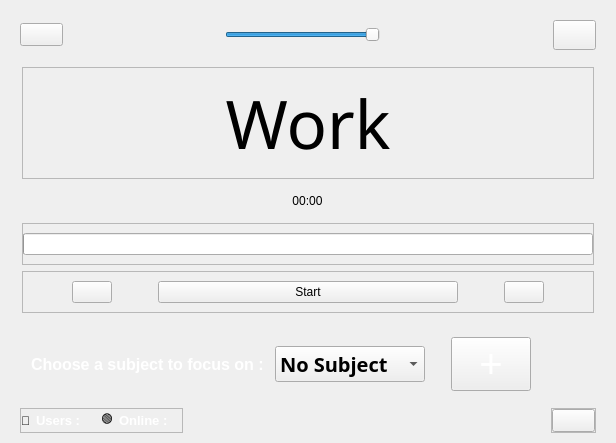
         <widget class="QWidget" name="pomoFocusPage">
          <layout class="QVBoxLayout" name="verticalLayout_9" stretch="0,3,0">
           <property name="leftMargin">
            <number>20</number>
           </property>
           <property name="topMargin">
            <number>20</number>
           </property>
           <property name="rightMargin">
            <number>20</number>
           </property>
           <property name="bottomMargin">
            <number>10</number>
           </property>
           <item alignment="Qt::AlignTop">
            <widget class="QWidget" name="widget_7" native="true">
             <layout class="QHBoxLayout" name="horizontalLayout_6">
              <property name="leftMargin">
               <number>0</number>
              </property>
              <property name="topMargin">
               <number>0</number>
              </property>
              <property name="rightMargin">
               <number>0</number>
              </property>
              <property name="bottomMargin">
               <number>0</number>
              </property>
              <item alignment="Qt::AlignLeft">
               <widget class="QWidget" name="widget_3" native="true">
                <property name="minimumSize">
                 <size>
                  <width>0</width>
                  <height>30</height>
                 </size>
                </property>
                <layout class="QVBoxLayout" name="verticalLayout_4">
                 <property name="spacing">
                  <number>7</number>
                 </property>
                 <property name="leftMargin">
                  <number>0</number>
                 </property>
                 <property name="topMargin">
                  <number>0</number>
                 </property>
                 <property name="rightMargin">
                  <number>0</number>
                 </property>
                 <property name="bottomMargin">
                  <number>0</number>
                 </property>
                 <item>
                  <widget class="QPushButton" name="fullScreenButton">
                   <property name="maximumSize">
                    <size>
                     <width>16777215</width>
                     <height>16777215</height>
                    </size>
                   </property>
                   <property name="font">
                    <font>
                     <pointsize>10</pointsize>
                     <weight>75</weight>
                     <bold>true</bold>
                    </font>
                   </property>
                   <property name="focusPolicy">
                    <enum>Qt::NoFocus</enum>
                   </property>
                   <property name="styleSheet">
                    <string notr="true">color: white</string>
                   </property>
                   <property name="text">
                    <string/>
                   </property>
                   <property name="icon">
                    <iconset resource="../resources_from_qt.qrc">
                     <normaloff>:/newPrefix/images/icons/expand.png</normaloff>:/newPrefix/images/icons/expand.png</iconset>
                   </property>
                  </widget>
                 </item>
                </layout>
               </widget>
              </item>
              <item>
               <spacer name="horizontalSpacer_7">
                <property name="orientation">
                 <enum>Qt::Horizontal</enum>
                </property>
                <property name="sizeHint" stdset="0">
                 <size>
                  <width>40</width>
                  <height>20</height>
                 </size>
                </property>
               </spacer>
              </item>
              <item>
               <widget class="QSlider" name="visibilitySlider">
                <property name="focusPolicy">
                 <enum>Qt::NoFocus</enum>
                </property>
                <property name="minimum">
                 <number>35</number>
                </property>
                <property name="value">
                 <number>99</number>
                </property>
                <property name="orientation">
                 <enum>Qt::Horizontal</enum>
                </property>
               </widget>
              </item>
              <item>
               <spacer name="horizontalSpacer_8">
                <property name="orientation">
                 <enum>Qt::Horizontal</enum>
                </property>
                <property name="sizeHint" stdset="0">
                 <size>
                  <width>40</width>
                  <height>20</height>
                 </size>
                </property>
               </spacer>
              </item>
              <item alignment="Qt::AlignRight">
               <widget class="QWidget" name="widget_6" native="true">
                <layout class="QVBoxLayout" name="verticalLayout_10">
                 <property name="leftMargin">
                  <number>11</number>
                 </property>
                 <property name="topMargin">
                  <number>0</number>
                 </property>
                 <property name="rightMargin">
                  <number>0</number>
                 </property>
                 <property name="bottomMargin">
                  <number>0</number>
                 </property>
                 <item>
                  <widget class="QPushButton" name="fixedWindowButton">
                   <property name="enabled">
                    <bool>true</bool>
                   </property>
                   <property name="minimumSize">
                    <size>
                     <width>0</width>
                     <height>30</height>
                    </size>
                   </property>
                   <property name="maximumSize">
                    <size>
                     <width>16777215</width>
                     <height>16777215</height>
                    </size>
                   </property>
                   <property name="font">
                    <font>
                     <pointsize>10</pointsize>
                     <weight>75</weight>
                     <bold>true</bold>
                    </font>
                   </property>
                   <property name="focusPolicy">
                    <enum>Qt::NoFocus</enum>
                   </property>
                   <property name="styleSheet">
                    <string notr="true">color: white</string>
                   </property>
                   <property name="text">
                    <string/>
                   </property>
                   <property name="icon">
                    <iconset resource="../resources_from_qt.qrc">
                     <normaloff>:/newPrefix/images/icons/forward.png</normaloff>:/newPrefix/images/icons/forward.png</iconset>
                   </property>
                   <property name="checkable">
                    <bool>false</bool>
                   </property>
                  </widget>
                 </item>
                </layout>
               </widget>
              </item>
             </layout>
            </widget>
           </item>
           <item>
            <widget class="QWidget" name="widget_4" native="true">
             <property name="styleSheet">
              <string notr="true"/>
             </property>
             <layout class="QHBoxLayout" name="horizontalLayout_3" stretch="3">
              <property name="leftMargin">
               <number>0</number>
              </property>
              <property name="topMargin">
               <number>0</number>
              </property>
              <property name="rightMargin">
               <number>0</number>
              </property>
              <property name="bottomMargin">
               <number>0</number>
              </property>
              <item>
               <widget class="QWidget" name="pomoContainer" native="true">
                <layout class="QVBoxLayout" name="verticalLayout_13" stretch="4,1">
                 <property name="leftMargin">
                  <number>2</number>
                 </property>
                 <property name="topMargin">
                  <number>2</number>
                 </property>
                 <property name="rightMargin">
                  <number>2</number>
                 </property>
                 <property name="bottomMargin">
                  <number>2</number>
                 </property>
                 <item>
                  <widget class="QWidget" name="clockContainer" native="true">
                   <property name="styleSheet">
                    <string notr="true"/>
                   </property>
                   <layout class="QVBoxLayout" name="verticalLayout_7">
                    <property name="leftMargin">
                     <number>0</number>
                    </property>
                    <property name="rightMargin">
                     <number>0</number>
                    </property>
                    <item>
                     <widget class="QFrame" name="frame_3">
                      <property name="frameShape">
                       <enum>QFrame::StyledPanel</enum>
                      </property>
                      <property name="frameShadow">
                       <enum>QFrame::Raised</enum>
                      </property>
                      <layout class="QHBoxLayout" name="horizontalLayout_2">
                       <item>
                        <widget class="QLabel" name="pomoStateLabel">
                         <property name="font">
                          <font>
                           <family>Segoe UI Black</family>
                           <pointsize>50</pointsize>
                           <weight>10</weight>
                           <italic>false</italic>
                           <bold>false</bold>
                          </font>
                         </property>
                         <property name="text">
                          <string>Work</string>
                         </property>
                         <property name="alignment">
                          <set>Qt::AlignCenter</set>
                         </property>
                        </widget>
                       </item>
                      </layout>
                     </widget>
                    </item>
                    <item alignment="Qt::AlignHCenter">
                     <widget class="QFrame" name="frame_4">
                      <property name="minimumSize">
                       <size>
                        <width>0</width>
                        <height>0</height>
                       </size>
                      </property>
                      <property name="styleSheet">
                       <string notr="true"/>
                      </property>
                      <property name="frameShape">
                       <enum>QFrame::NoFrame</enum>
                      </property>
                      <property name="frameShadow">
                       <enum>QFrame::Raised</enum>
                      </property>
                      <layout class="QVBoxLayout" name="verticalLayout_8">
                       <item>
                        <widget class="QLabel" name="timerLabel">
                         <property name="styleSheet">
                          <string notr="true"/>
                         </property>
                         <property name="text">
                          <string>00:00</string>
                         </property>
                         <property name="scaledContents">
                          <bool>true</bool>
                         </property>
                         <property name="alignment">
                          <set>Qt::AlignCenter</set>
                         </property>
                         <property name="wordWrap">
                          <bool>true</bool>
                         </property>
                        </widget>
                       </item>
                      </layout>
                     </widget>
                    </item>
                    <item>
                     <widget class="QFrame" name="progressBarWidget">
                      <property name="frameShape">
                       <enum>QFrame::StyledPanel</enum>
                      </property>
                      <property name="frameShadow">
                       <enum>QFrame::Raised</enum>
                      </property>
                      <layout class="QVBoxLayout" name="verticalLayout_11">
                       <property name="leftMargin">
                        <number>0</number>
                       </property>
                       <property name="rightMargin">
                        <number>0</number>
                       </property>
                       <item>
                        <widget class="QProgressBar" name="progressBar">
                         <property name="value">
                          <number>0</number>
                         </property>
                         <property name="textVisible">
                          <bool>false</bool>
                         </property>
                        </widget>
                       </item>
                      </layout>
                     </widget>
                    </item>
                    <item>
                     <widget class="QFrame" name="buttonsFrame">
                      <property name="frameShape">
                       <enum>QFrame::StyledPanel</enum>
                      </property>
                      <property name="frameShadow">
                       <enum>QFrame::Raised</enum>
                      </property>
                      <layout class="QHBoxLayout" name="horizontalLayout_7">
                       <item>
                        <spacer name="horizontalSpacer_5">
                         <property name="orientation">
                          <enum>Qt::Horizontal</enum>
                         </property>
                         <property name="sizeHint" stdset="0">
                          <size>
                           <width>40</width>
                           <height>20</height>
                          </size>
                         </property>
                        </spacer>
                       </item>
                       <item>
                        <widget class="QPushButton" name="pomoSettingsButton">
                         <property name="focusPolicy">
                          <enum>Qt::NoFocus</enum>
                         </property>
                         <property name="text">
                          <string/>
                         </property>
                         <property name="icon">
                          <iconset resource="../resources_from_qt.qrc">
                           <normaloff>:/newPrefix/images/icons/settings.png</normaloff>:/newPrefix/images/icons/settings.png</iconset>
                         </property>
                         <property name="iconSize">
                          <size>
                           <width>50</width>
                           <height>50</height>
                          </size>
                         </property>
                        </widget>
                       </item>
                       <item>
                        <spacer name="horizontalSpacer_2">
                         <property name="orientation">
                          <enum>Qt::Horizontal</enum>
                         </property>
                         <property name="sizeHint" stdset="0">
                          <size>
                           <width>40</width>
                           <height>20</height>
                          </size>
                         </property>
                        </spacer>
                       </item>
                       <item>
                        <widget class="QPushButton" name="startStopButton">
                         <property name="minimumSize">
                          <size>
                           <width>300</width>
                           <height>0</height>
                          </size>
                         </property>
                         <property name="text">
                          <string>Start</string>
                         </property>
                        </widget>
                       </item>
                       <item>
                        <spacer name="horizontalSpacer_3">
                         <property name="orientation">
                          <enum>Qt::Horizontal</enum>
                         </property>
                         <property name="sizeHint" stdset="0">
                          <size>
                           <width>40</width>
                           <height>20</height>
                          </size>
                         </property>
                        </spacer>
                       </item>
                       <item>
                        <widget class="QPushButton" name="skipButton">
                         <property name="focusPolicy">
                          <enum>Qt::NoFocus</enum>
                         </property>
                         <property name="text">
                          <string/>
                         </property>
                         <property name="icon">
                          <iconset resource="../resources_from_qt.qrc">
                           <normaloff>:/newPrefix/images/icons/next.png</normaloff>:/newPrefix/images/icons/next.png</iconset>
                         </property>
                         <property name="iconSize">
                          <size>
                           <width>50</width>
                           <height>50</height>
                          </size>
                         </property>
                        </widget>
                       </item>
                       <item>
                        <spacer name="horizontalSpacer_4">
                         <property name="orientation">
                          <enum>Qt::Horizontal</enum>
                         </property>
                         <property name="sizeHint" stdset="0">
                          <size>
                           <width>40</width>
                           <height>20</height>
                          </size>
                         </property>
                        </spacer>
                       </item>
                      </layout>
                     </widget>
                    </item>
                   </layout>
                  </widget>
                 </item>
                 <item>
                  <widget class="QWidget" name="bottomWidget" native="true">
                   <layout class="QHBoxLayout" name="horizontalLayout_5" stretch="0,0,0,0">
                    <item>
                     <widget class="QLabel" name="pomoSubjectLabel">
                      <property name="font">
                       <font>
                        <pointsize>12</pointsize>
                        <weight>75</weight>
                        <bold>true</bold>
                       </font>
                      </property>
                      <property name="styleSheet">
                       <string notr="true">color: white</string>
                      </property>
                      <property name="text">
                       <string>Choose a subject to focus on : </string>
                      </property>
                     </widget>
                    </item>
                    <item>
                     <widget class="QComboBox" name="subjectsComboBox">
                      <property name="minimumSize">
                       <size>
                        <width>150</width>
                        <height>0</height>
                       </size>
                      </property>
                      <property name="font">
                       <font>
                        <family>Segoe Print</family>
                        <pointsize>15</pointsize>
                        <weight>75</weight>
                        <italic>false</italic>
                        <bold>true</bold>
                        <underline>false</underline>
                       </font>
                      </property>
                      <property name="focusPolicy">
                       <enum>Qt::NoFocus</enum>
                      </property>
                      <property name="editable">
                       <bool>false</bool>
                      </property>
                      <item>
                       <property name="text">
                        <string>No Subject</string>
                       </property>
                      </item>
                     </widget>
                    </item>
                    <item>
                     <spacer name="horizontalSpacer">
                      <property name="orientation">
                       <enum>Qt::Horizontal</enum>
                      </property>
                      <property name="sizeType">
                       <enum>QSizePolicy::Minimum</enum>
                      </property>
                      <property name="sizeHint" stdset="0">
                       <size>
                        <width>20</width>
                        <height>20</height>
                       </size>
                      </property>
                     </spacer>
                    </item>
                    <item alignment="Qt::AlignLeft">
                     <widget class="QPushButton" name="addSubjectButton">
                      <property name="minimumSize">
                       <size>
                        <width>50</width>
                        <height>0</height>
                       </size>
                      </property>
                      <property name="font">
                       <font>
                        <pointsize>30</pointsize>
                       </font>
                      </property>
                      <property name="focusPolicy">
                       <enum>Qt::NoFocus</enum>
                      </property>
                      <property name="styleSheet">
                       <string notr="true">color: white</string>
                      </property>
                      <property name="text">
                       <string>+</string>
                      </property>
                     </widget>
                    </item>
                   </layout>
                  </widget>
                 </item>
                </layout>
               </widget>
              </item>
             </layout>
            </widget>
           </item>
           <item>
            <widget class="QWidget" name="fireBaseDataFrame" native="true">
             <layout class="QHBoxLayout" name="horizontalLayout_13">
              <property name="leftMargin">
               <number>0</number>
              </property>
              <property name="topMargin">
               <number>0</number>
              </property>
              <property name="rightMargin">
               <number>0</number>
              </property>
              <property name="bottomMargin">
               <number>0</number>
              </property>
              <item>
               <widget class="QFrame" name="frame_6">
                <property name="frameShape">
                 <enum>QFrame::StyledPanel</enum>
                </property>
                <property name="frameShadow">
                 <enum>QFrame::Raised</enum>
                </property>
                <layout class="QHBoxLayout" name="horizontalLayout_14">
                 <property name="leftMargin">
                  <number>0</number>
                 </property>
                 <property name="topMargin">
                  <number>0</number>
                 </property>
                 <property name="rightMargin">
                  <number>0</number>
                 </property>
                 <property name="bottomMargin">
                  <number>0</number>
                 </property>
                 <item>
                  <widget class="QLabel" name="userEmojiLabel">
                   <property name="text">
                    <string>👤</string>
                   </property>
                  </widget>
                 </item>
                 <item>
                  <widget class="QLabel" name="label_7">
                   <property name="font">
                    <font>
                     <pointsize>10</pointsize>
                     <weight>75</weight>
                     <italic>false</italic>
                     <bold>true</bold>
                    </font>
                   </property>
                   <property name="styleSheet">
                    <string notr="true">color: white</string>
                   </property>
                   <property name="text">
                    <string>Users :</string>
                   </property>
                  </widget>
                 </item>
                 <item>
                  <widget class="QLabel" name="usersCountLabel">
                   <property name="font">
                    <font>
                     <pointsize>10</pointsize>
                     <weight>75</weight>
                     <italic>false</italic>
                     <bold>true</bold>
                    </font>
                   </property>
                   <property name="styleSheet">
                    <string notr="true">color: white</string>
                   </property>
                   <property name="text">
                    <string/>
                   </property>
                  </widget>
                 </item>
                 <item>
                  <widget class="QLabel" name="greenEmojiLabel">
                   <property name="text">
                    <string>🟢</string>
                   </property>
                  </widget>
                 </item>
                 <item>
                  <widget class="QLabel" name="label_8">
                   <property name="font">
                    <font>
                     <pointsize>10</pointsize>
                     <weight>75</weight>
                     <italic>false</italic>
                     <bold>true</bold>
                    </font>
                   </property>
                   <property name="styleSheet">
                    <string notr="true">color: white</string>
                   </property>
                   <property name="text">
                    <string>Online :</string>
                   </property>
                  </widget>
                 </item>
                 <item>
                  <widget class="QLabel" name="usersOnlineLabel">
                   <property name="font">
                    <font>
                     <pointsize>10</pointsize>
                     <weight>75</weight>
                     <italic>false</italic>
                     <bold>true</bold>
                    </font>
                   </property>
                   <property name="styleSheet">
                    <string notr="true">color: white</string>
                   </property>
                   <property name="text">
                    <string/>
                   </property>
                  </widget>
                 </item>
                </layout>
               </widget>
              </item>
              <item>
               <spacer name="horizontalSpacer_6">
                <property name="orientation">
                 <enum>Qt::Horizontal</enum>
                </property>
                <property name="sizeHint" stdset="0">
                 <size>
                  <width>40</width>
                  <height>20</height>
                 </size>
                </property>
               </spacer>
              </item>
              <item>
               <widget class="QFrame" name="frame_7">
                <property name="frameShape">
                 <enum>QFrame::StyledPanel</enum>
                </property>
                <property name="frameShadow">
                 <enum>QFrame::Raised</enum>
                </property>
                <layout class="QVBoxLayout" name="verticalLayout_12">
                 <property name="leftMargin">
                  <number>0</number>
                 </property>
                 <property name="topMargin">
                  <number>0</number>
                 </property>
                 <property name="rightMargin">
                  <number>0</number>
                 </property>
                 <property name="bottomMargin">
                  <number>0</number>
                 </property>
                 <item>
                  <widget class="QPushButton" name="instructionsButton">
                   <property name="font">
                    <font>
                     <pointsize>10</pointsize>
                    </font>
                   </property>
                   <property name="focusPolicy">
                    <enum>Qt::NoFocus</enum>
                   </property>
                   <property name="text">
                    <string/>
                   </property>
                   <property name="icon">
                    <iconset resource="../resources_from_qt.qrc">
                     <normaloff>:/newPrefix/images/icons/info.png</normaloff>:/newPrefix/images/icons/info.png</iconset>
                   </property>
                  </widget>
                 </item>
                </layout>
               </widget>
              </item>
             </layout>
            </widget>
           </item>
          </layout>
         </widget>
